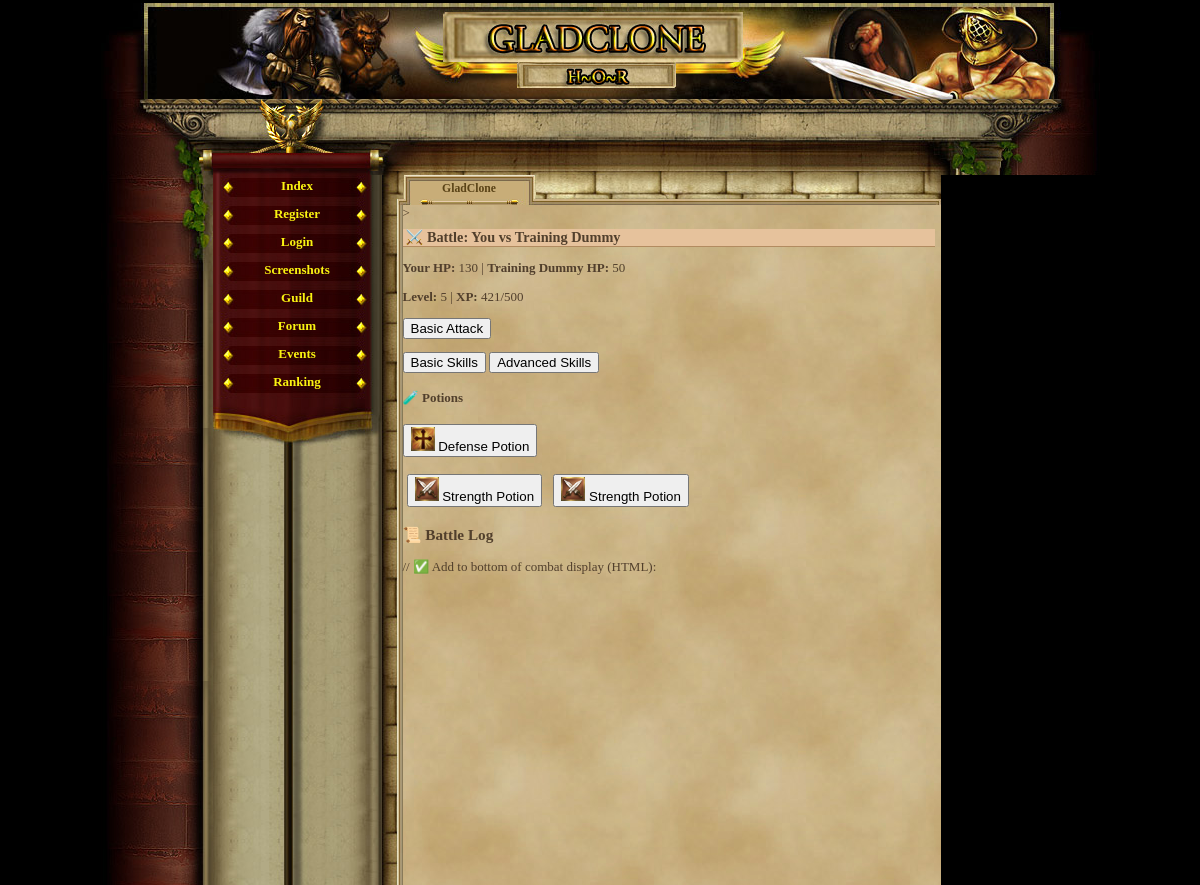
/battle.php (signed in), run on the app's committed database.
### tables this page shows
CREATE TABLE `gracze` (
  `id` int(11) NOT NULL AUTO_INCREMENT,
  `gracz` int(11) NOT NULL DEFAULT '0',
  `login` varchar(24) NOT NULL,
  `haslo` varchar(40) NOT NULL,
  `email` varchar(40) NOT NULL,
  `plec` tinyint(4) NOT NULL DEFAULT '0',
  `avatar` tinyint(4) NOT NULL DEFAULT '1',
  `pregunta` text NOT NULL,
  `respuesta` text NOT NULL,
  `rank` int(1) NOT NULL DEFAULT '1',
  `nivel` int(1) NOT NULL DEFAULT '1',
  `exp` int(1) NOT NULL DEFAULT '0',
  `exp_max` int(1) NOT NULL DEFAULT '10',
  `honor` int(1) NOT NULL DEFAULT '0',
  `fama` int(1) NOT NULL DEFAULT '0',
  `victorias` int(1) NOT NULL DEFAULT '0',
  `perdidas` int(1) NOT NULL DEFAULT '0',
  `oro_robado` int(1) NOT NULL DEFAULT '0',
  `oro_perdido` int(1) NOT NULL DEFAULT '0',
  `atak` int(5) NOT NULL DEFAULT '0',
  `obrona` int(3) NOT NULL DEFAULT '0',
  `sila` int(1) NOT NULL DEFAULT '5',
  `sila_i` int(1) NOT NULL DEFAULT '0',
  `sila_max` int(1) NOT NULL DEFAULT '10',
  `zrecznosc` int(1) NOT NULL DEFAULT '5',
  `zrecznosc_i` int(1) NOT NULL DEFAULT '0',
  `zrecznosc_max` int(1) NOT NULL DEFAULT '10',
  `wyrzymalosc` int(1) NOT NULL DEFAULT '5',
  `wyrzymalosc_i` int(1) NOT NULL DEFAULT '0',
  `wyrzymalosc_max` int(1) NOT NULL DEFAULT '10',
  `constitucion` int(1) NOT NULL DEFAULT '5',
  `constitucion_i` int(1) NOT NULL DEFAULT '0',
  `constitucion_max` int(1) NOT NULL DEFAULT '10',
  `carisma` int(1) NOT NULL DEFAULT '5',
  `carisma_i` int(1) NOT NULL DEFAULT '0',
  `carisma_max` int(1) NOT NULL DEFAULT '10',
  `inteligencja` int(1) NOT NULL DEFAULT '5',
  `inteligencja_i` int(1) NOT NULL DEFAULT '0',
  `inteligencja_max` int(1) NOT NULL DEFAULT '10',
  `mdchance` int(1) NOT NULL DEFAULT '0',
  `dhchance` int(1) NOT NULL DEFAULT '0',
  `ctchance` int(1) NOT NULL DEFAULT '0',
  `zycie` int(100) NOT NULL DEFAULT '100',
  `zycie_max` int(100) NOT NULL DEFAULT '100',
  `obrazenia_min` int(1) NOT NULL DEFAULT '0',
  `obrazenia_max` int(3) NOT NULL DEFAULT '2',
  `zloto` int(100) NOT NULL DEFAULT '150',
  `zloto_skarbiec` int(11) NOT NULL,
  `punkty` int(11) NOT NULL,
  `pracuje` int(11) NOT NULL,
  `ostatnia_walka_pvp` int(11) NOT NULL,
  `ostatnia_walka_pvc` int(11) NOT NULL,
  `ostatnio_zregenerowano` int(11) NOT NULL,
  `titulo` varchar(24) NOT NULL DEFAULT 'Newbie',
  `arena_level` int(11) NOT NULL,
  `rubies` int(11) NOT NULL DEFAULT '0',
  `centurion_time` int(11) NOT NULL,
  `reportes` int(1) NOT NULL DEFAULT '0',
  `mensajes` int(1) NOT NULL DEFAULT '0',
  `noticias` int(1) NOT NULL DEFAULT '0',
  `bendicion1_type` int(11) NOT NULL,
  `bendicion1_time` int(11) NOT NULL,
  `bendicion2_type` int(11) NOT NULL,
  `bendicion2_time` int(11) NOT NULL,
  `bendicion3_type` int(11) NOT NULL,
  `bendicion3_time` int(11) NOT NULL,
  `bendicion4_type` int(11) NOT NULL,
  `bendicion4_time` int(11) NOT NULL,
  `ostatnia_aktywnosc` int(11) NOT NULL DEFAULT '0',
  `username_locked` tinyint(1) NOT NULL DEFAULT '0',
  `lock_login` tinyint(1) NOT NULL DEFAULT '0',
  PRIMARY KEY (`id`),
  UNIQUE KEY `login` (`login`)
);

CREATE TABLE `player_items` (
  `id` int(11) NOT NULL AUTO_INCREMENT,
  `player_id` int(11) NOT NULL,
  `item_id` int(11) NOT NULL,
  `quantity` int(11) NOT NULL DEFAULT '1',
  `equipped` tinyint(1) NOT NULL DEFAULT '0',
  `position` int(11) NOT NULL DEFAULT '0',
  PRIMARY KEY (`id`),
  KEY `player_id` (`player_id`),
  KEY `item_id` (`item_id`),
  CONSTRAINT `player_items_ibfk_1` FOREIGN KEY (`player_id`) REFERENCES `gracze` (`id`),
  CONSTRAINT `player_items_ibfk_2` FOREIGN KEY (`item_id`) REFERENCES `items` (`id`)
);

CREATE TABLE `items` (
  `id` int(11) NOT NULL AUTO_INCREMENT,
  `name` varchar(50) NOT NULL,
  `description` text,
  `type` varchar(20) NOT NULL,
  `attack_bonus` int(11) DEFAULT '0',
  `defense_bonus` int(11) DEFAULT '0',
  `sell_value` int(11) NOT NULL DEFAULT '10',
  `value` int(11) NOT NULL DEFAULT '0',
  `price` int(11) NOT NULL DEFAULT '0',
  `image` varchar(255) DEFAULT 'default.png',
  `slot` varchar(20) NOT NULL DEFAULT 'misc',
  `dex_bonus` int(11) DEFAULT '0',
  `level_required` int(11) DEFAULT '1',
  `effect_type` varchar(10) DEFAULT 'NULL',
  `target_attr` varchar(20) DEFAULT NULL,
  `effect_value` int(11) DEFAULT '0',
  `duration` int(11) DEFAULT '0',
  PRIMARY KEY (`id`)
);

### battle.php (the view, shortened to what this page needs)
<?php
require_once('var/ustawienia.php');
require_once('gora_strony.php');
require_once('menu_l.php');
$player_id = $_SESSION['id'];
$stmt = $conn->prepare("SELECT * FROM gracze WHERE id = ?");
$stmt->bind_param("i", $player_id);
$stmt->execute();
$result = $stmt->get_result();
$player = $result->fetch_assoc();
$enemy_pool = [
    ['name' => 'Training Dummy', 'hp' => 50, 'min_dmg' => 0, 'max_dmg' => 5],
    ['name' => 'Fire Imp', 'hp' => 55, 'min_dmg' => 3, 'max_dmg' => 8],
    ['name' => 'Skeleton Warrior', 'hp' => 70, 'min_dmg' => 5, 'max_dmg' => 12],
    ['name' => 'Goblin Raider', 'hp' => 60, 'min_dmg' => 4, 'max_dmg' => 10],
    ['name' => 'Dark Sorcerer', 'hp' => 45, 'min_dmg' => 7, 'max_dmg' => 15],
];
if (!isset($_SESSION['enemy']) || !isset($_SESSION['battle_enemy_hp'])) {
    $enemy = $enemy_pool[array_rand($enemy_pool)];
} else {
    $enemy = $_SESSION['enemy'];
}
$player_hp = $_SESSION['battle_player_hp'];
$enemy_hp = $_SESSION['battle_enemy_hp'];
?>
>
<h2>⚔️ Battle: You vs <?= $enemy['name'] ?></h2>
<p><strong>Your HP:</strong> <?= $player_hp ?> | <strong><?= $enemy['name'] ?> HP:</strong> <?= $enemy_hp ?></p>
<p><strong>Level:</strong> <?= $player['nivel'] ?> | <strong>XP:</strong> <?= $player['exp'] ?>/<?= $player['nivel'] * 100 ?></p>
<?php if ($player_hp > 0 && $enemy_hp > 0): ?>
    <form method="post">
        <button type="submit" name="action" value="basic">Basic Attack</button>
    </form>
    <button onclick="showTab('basic')">Basic Skills</button>
    <button onclick="showTab('advanced')">Advanced Skills</button>
<?php elseif ($enemy_hp <= 0): ?>
    <h3>🎉 You defeated the <?= $enemy['name'] ?>!</h3>
    <form method="post"><button name="reset">Start New Battle</button></form>
    <a href="index.php">← Back</a>
<?php else: ?>
    <h3>💀 You were defeated.</h3>
    <form method="post"><button name="reset">Try Again</button></form>
    <a href="index.php">← Back</a>
<?php endif; ?>
<?php
$potion_query = $conn->query("SELECT pi.id, i.name, i.image FROM player_items pi JOIN items i ON pi.item_id = i.id WHERE pi.player_id = $player_id AND i.type = 'potion'");
?>
<?php if ($potion_query->num_rows > 0): ?>
    <h4>🧪 Potions</h4>
    <form method="post">
        <?php while ($row = $potion_query->fetch_assoc()): ?>
    <form method="post" style="display: inline-block; margin: 4px;">
        <button type="submit" name="action" value="use_item">
            <img src="items/<?= htmlspecialchars($row['image']) ?>" width="24"> <?= htmlspecialchars($row['name']) ?>
        </button>
    </form>
    <?php endwhile; ?>
    </form>
<?php endif; ?>
<h3>📜 Battle Log</h3>
// ✅ Add to bottom of combat display (HTML):

### game_05.css (style rules this page uses)
body, html { margin: 0; padding: 0; font-family:"Palatino Linotype", "Times New Roman", Times, serif; text-align: center; color: #513F2C; background-color: #000; font-size:16px; }
h2 { text-align:left; border-bottom:1px solid #b28b60; color:#513F2C; background-color:#e6c29c; margin:8px 0px 0px 0px; padding-left:3px; font-size:1.1em; }

### data on the page
gracze: nivel "5", exp "421", $player['nivel']*100 "500"
player_items: item.image (picture), item.name "Defense Potion"
player_items: item.image (picture), item.name "Strength Potion"
player_items: item.image (picture), item.name "Strength Potion"

### other printed values
$enemy['name'] "Training Dummy"
$player_hp "130"
$enemy_hp "50"
